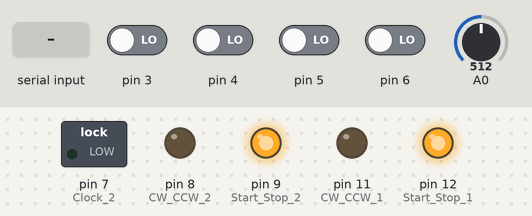
Bench run of a sketch on a simulated Arduino Uno, built with avr-gcc and run on an emulated ATmega328P. Shown: switched loads named in the sketch (green lamp = pin HIGH), output pins drawn as LEDs (lit = HIGH). Inputs (shaded band) come from the test bench; at power-on: pin 3–6 LOW, A0 = 512. Pins used as bus, display or sensor lines are not drawn.

Above: at 1.2 s.
1.3 s: "a" received over the second serial link
At 2.5 s:
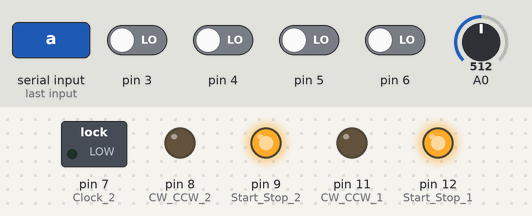
2.9 s: "e" received over the second serial link
At 3.5 s:
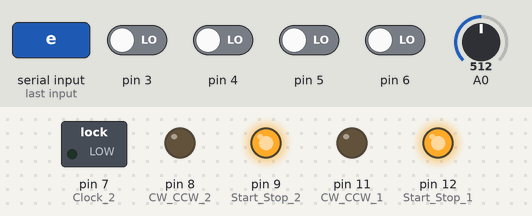
4.5 s: A0 set to 53
6.0 s: A0 set to 47
At 6.6 s:
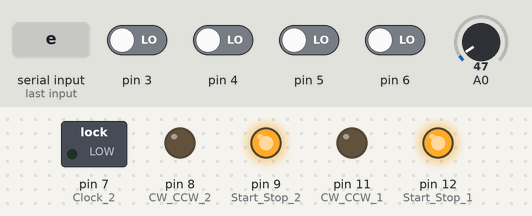
Timing chart, 0 to 8.6 s (numbered marks = the images above; inputs shaded):
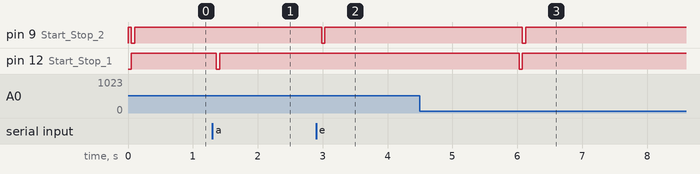

Measured:
- after the input at 1.3 s, pin 12 (Start_Stop_1): HIGH → LOW after 0.06 s, → HIGH 0.05 s later
- after the input at 2.9 s, pin 9 (Start_Stop_2): HIGH → LOW after 0.08 s, → HIGH 0.05 s later
- after the input at 4.5 s, every drawn part: stays the same
- after the input at 6.0 s, pin 9 (Start_Stop_2): HIGH → LOW after 0.08 s, → HIGH 0.05 s later; pin 12 (Start_Stop_1): HIGH → LOW at once, → HIGH 0.05 s later

The sketch:

Button_Stepper_Bluetooth.ino
```cpp
#include <Wire.h>
#include <SoftwareSerial.h>
#define Clock_1 10
#define Start_Stop_1 12
#define CW_CCW_1 11
#define Clock_2 7
#define Start_Stop_2 9
#define CW_CCW_2 8
#define AnalogLimit 50
SoftwareSerial btSerial(2,13); //btSerial(arduino_rxPin,arduino_txPin)
const int microstep=4; //드라이버에서의 마이크로 스텝이 1/4라는 뜻
const int gamsokbi = 10; //감속비 : 1/10이면 10 입력
const int worm_gear_num = 144; //웜 기어 이빨 수
const float anglePerSteps = 1.8; //스텝 당 모터 회전각
const float stepsPerRevolution = worm_gear_num*360.0*gamsokbi/anglePerSteps; // 망원경이 한 바퀴 돌기 위한 스텝 수
const int speed_1 = 1000; //빨리 했을 때, 1000ms 당 개의 신호를 보낸다는 뜻 (루프가 60ms넘게 걸리기 때문에 80이상으로 해야 안전함)
const int speed_2 = 2000; //느리게 했을 때, 2000ms 당 개의 신호를 보낸다는 뜻
const int speed_earth = 299;// (int)(24*3600*1000/stepsPerRevolution); //지구의 자전에 의한 속도, int 형을 사용함에 따른 오차를 나중에 고려해야 한다//24시간-4분
const long earth_fix = 1654;//실제 계산값보다 조금 빠른 주기로 신호를 입력하므로 보정해줘야 함.
long fix_variable = 0;
const int NUM=150;
int speed_now_1;
int speed_now_2;
long now1 = 0, previous1 = 0, now2 = 0, previous2 = 0;
long timenow;
int a[4] = {}, an1 = 0, an2 = 0;
long start_time_motor1;
long start_time_motor2;
long current_time1;
long current_time2;
char com;
int check[5];
void setup()
{
    Serial.begin(9600);
    btSerial.begin(9600);
//모터1(적경)
    pinMode(Clock_1, 1); // Clock
    pinMode(Start_Stop_1, 1); // Start/ Stop
    pinMode(CW_CCW_1, 1); // CW/ CCW
//모터2(적위)
    pinMode(Clock_2, 1); // Clock
    pinMode(Start_Stop_2, 1); // Start/ Stop
    pinMode(CW_CCW_2, 1); // CW/ CCW
//입력
    pinMode(3,INPUT); // 1번 스위치 : 모터 1 정방향 회전
    pinMode(4,INPUT); // 2번 스위치 : 모터 1 역방향 회전
    pinMode(5,INPUT); // 3번 스위치 : 모터 2 정방향 회전
    pinMode(6,INPUT); // 4번 스위치 : 모터 2 역방향 회전
    pinMode(2,INPUT); // 핸드컨트롤러로 할지 블루투스를 통한 앱으로 작동할지 결정하는 스위치
    pinMode(A0,INPUT); //스위치를 담당하는 Analog핀
    digitalWrite(Start_Stop_1, 1);//?
    digitalWrite(Start_Stop_2, 1);//?
    timenow = millis();
    start_time_motor1 = millis();
    start_time_motor2 = millis();
    current_time1 = millis();
    current_time2 = millis();
    previous1 = 5;
    previous2 = 5;
}
void f(int mode1, int mode2)
{
    long time_flow_1 = millis() - start_time_motor1;
    time_flow_1 = time_flow_1/500;
    if(time_flow_1 > 3) time_flow_1 = 3;
    speed_now_1 = 4 - time_flow_1;
    long time_flow_2 = millis() - start_time_motor2;
    time_flow_2 = time_flow_2/500;
    if(time_flow_2 > 3) time_flow_2 = 3;
    speed_now_2 = 4 - time_flow_2;
    if(mode1 == 1 || mode1 == 2)
    {
        if(mode2 == 3 || mode2 == 4)
        {

            for(int i = 1 ; i <= NUM; i++)
            {
                if(i % speed_now_1 == 0 ) digitalWrite(Clock_1, 1), digitalWrite(Clock_1, 0);
                if(i % speed_now_2 == 0 ) digitalWrite(Clock_2, 1), digitalWrite(Clock_2, 0);
                delay(1);
            }
        }
        else
        {
            for(int i = 1 ; i <= NUM; i++)
            {
                if(i % speed_now_1 == 0 ) digitalWrite(Clock_1, 1), digitalWrite(Clock_1, 0);
                if(i % speed_now_2 == 0 ) digitalWrite(Clock_2, 0), digitalWrite(Clock_2, 0);
                delay(1);
            }
        }
    }
    else
    {
        if(millis() > current_time1 + speed_earth) // 적경 모터에 입력 없을 경우 (mode == 0) 지구 자전 효과 고려
        {
            current_time1 = millis();
            fix_variable++;
            if(fix_variable % earth_fix == 0)
            {
              fix_variable = 0;
              delay(microstep);
            }
            else
            {
              for(int i=0;i<microstep;i++){
                digitalWrite(Clock_1, 1), digitalWrite(Clock_1, 0);
                delay(1);
              }
            }
        }
        if(mode2 == 3 || mode2 == 4)
        {
            for(int i = 1 ; i <= NUM; i++)
            {
                if(i % speed_now_1 == 0 ) digitalWrite(Clock_1, 0), digitalWrite(Clock_1, 0);
                if(i % speed_now_2 == 0 ) digitalWrite(Clock_2, 1), digitalWrite(Clock_2, 0);
                delay(1);
            }
        }
        else
        {
            for(int i = 1 ; i <= NUM; i++)
            {
                if(i % speed_now_1 == 0 ) digitalWrite(Clock_1, 0), digitalWrite(Clock_1, 0);
                if(i % speed_now_2 == 0 ) digitalWrite(Clock_2, 0), digitalWrite(Clock_2, 0);
                delay(1);
            }

        }
    }
}
void loop()
{
//핸드 컨트롤러
    if(analogRead(A0)<AnalogLimit){
      //모터 1
      now1 = 0;
      an1 = 0;
      for(int i = 1; i <= 2; i++)
      {
        a[i]=digitalRead(i+2);
        a[i]=1-a[i];
        if(a[i] == 1) now1 = i, an1++;
      }
      if(an1 == 2) now1 = 0;
      //모터 2
      now2 = 0;
      an2 = 0;
      for(int i = 3; i <= 4; i++)
      {
        a[i]=digitalRead(i+2);
        a[i]=1-a[i];
        if(a[i] == 1) now2 = i, an2++;
      }
      if(an2 == 2) now2 = 0;
    }
//스마트폰(by Bluetooth)
    if(analogRead(A0)>AnalogLimit){
      while(btSerial.available()){
        com=btSerial.read();
        switch(com){
          case 'a':
            check[1]=1;break;
          case 'b':
            check[1]=0;break;
          case 'c':
            check[2]=1;break;
          case 'd':
            check[2]=0;break;
          case 'e':
            check[3]=1;break;
          case 'f':
            check[3]=0;break;
          case 'g':
            check[4]=1;break;
          case 'h':
            check[4]=0;break;
        }
      }
      now1=0;now2=0;
      if((check[1]==1&&check[2]==1)||(check[3]==1&&check[4]==1)){
        now1=0;now2=0;
      }
      else{
        if(check[1]==1){
          now1=1;
        }
        else if(check[2]==1){
          now1=2;
        }
        else{
          now1=0;
        }

        if(check[3]==1){
          now2=3;
        }
        else if(check[4]==1){
          now2=4;
        }
        else{
          now2=0;
        }
      }
    }
    if(now1 != previous1)
    {
        digitalWrite(Start_Stop_1, 0), delay(50), digitalWrite(Start_Stop_1, 1); // Stop 했다가 다시 Start
        if(now1 == 1) digitalWrite(CW_CCW_1, 0); // 방향 설정
        else if (now1 == 2) digitalWrite(CW_CCW_1, 1);
        else digitalWrite(CW_CCW_1, 0); // 지구 자전 효과 보정 방향
        current_time1 = millis();
        start_time_motor1=millis();
    }
    previous1 = now1;
    if(now2 != previous2)
    {
        digitalWrite(Start_Stop_2, 0), delay(50), digitalWrite(Start_Stop_2, 1); // Stop 했다가 다시 Start
        if(now2 == 3) digitalWrite(CW_CCW_2, 0); // 방향 설정
        else if (now2 == 4) digitalWrite(CW_CCW_2, 1);
        current_time2 = millis();
        start_time_motor2=millis();
    }
    previous2 = now2;
    f(now1, now2);
}
```
